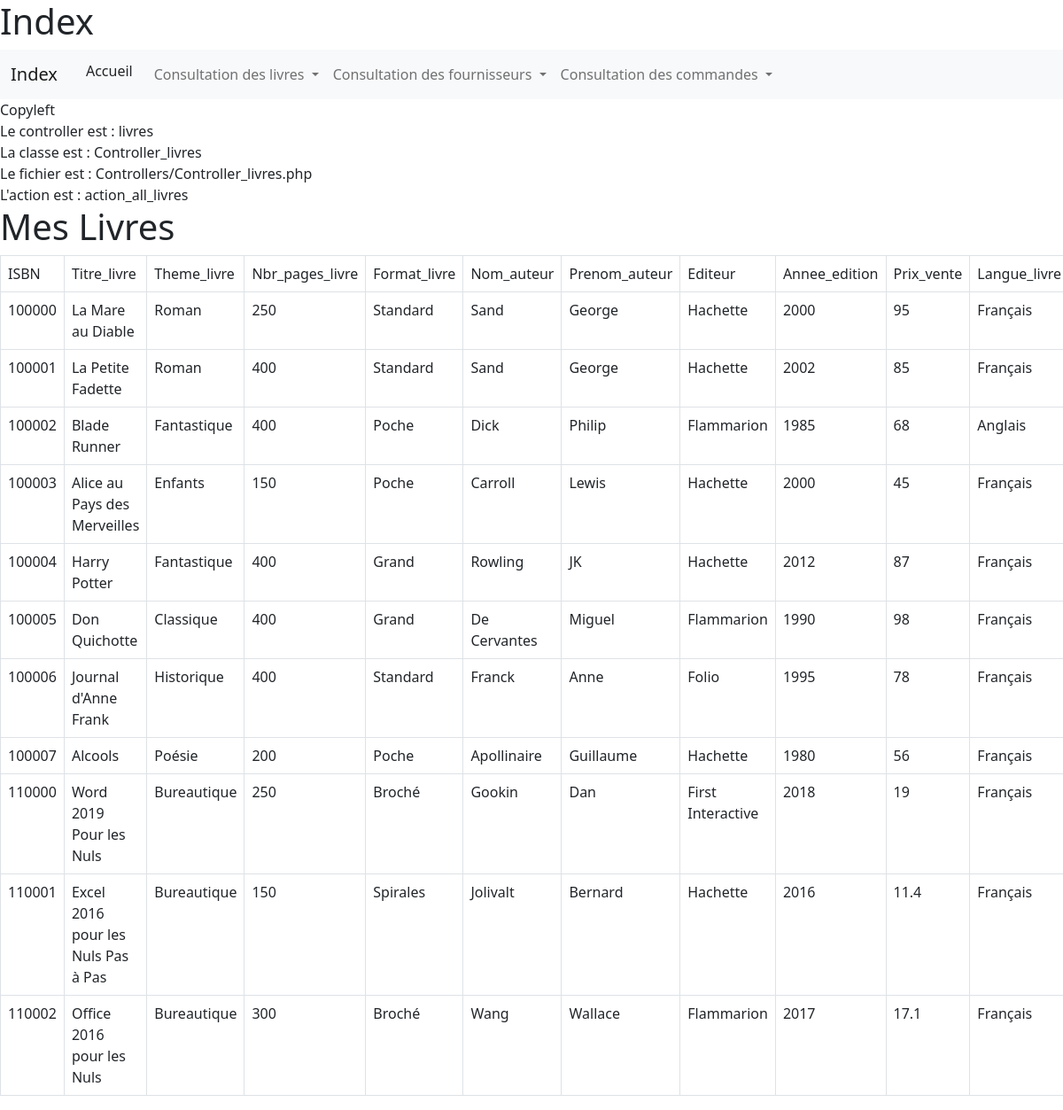
The page /biblio_mvc/index.php?controller=livres&action=all_livres on the database its author committed.
### tables this page shows
CREATE TABLE `livre` (
  `ISBN` varchar(50) NOT NULL,
  `Titre_livre` varchar(50) NOT NULL,
  `Theme_livre` varchar(30) NOT NULL DEFAULT 'Roman',
  `Nbr_pages_livre` int(4) NOT NULL DEFAULT '400',
  `Format_livre` varchar(20) DEFAULT NULL,
  `Nom_auteur` varchar(30) NOT NULL,
  `Prenom_auteur` varchar(30) DEFAULT NULL,
  `Editeur` varchar(30) DEFAULT NULL,
  `Annee_edition` year(4) DEFAULT '2019',
  `Prix_vente` double NOT NULL DEFAULT '0',
  `Langue_livre` varchar(20) NOT NULL DEFAULT 'Français'
);

### biblio_mvc/Controllers/Controller_livres.php (called while the page is built, shortened)
<?php
	class Controller_livres extends Controller
	{
		public function action_all_livres() {
			$m=Model::get_model();
			$data = ["livres" => $m->get_all_livres()];
			$this->render("all_livres", $data) ;
		}
	}
	?>

### biblio_mvc/Models/Model.php (called while the page is built, shortened)
<?php
    class Model
    {
        private $bd ;
        private static $instance = null ;
        private function __construct() {
            $dsn = "mysql:host=localhost;dbname=gestion_librairie"  ;
            $login = "root" ;
            $mdp = "" ;
            $this->bd = new PDO($dsn, $login, $mdp) ;
            $this->bd->query("SET NAMES 'utf8'") ;
            $this->bd->setAttribute(PDO::ATTR_ERRMODE, PDO::ERRMODE_EXCEPTION) ;
        }
        public function get_all_livres() {
            $r = $this->bd->prepare("SELECT * FROM livre" ) ;
            $r->execute() ;
            return $r->fetchAll(PDO::FETCH_OBJ) ;
        }
        public static function get_model() {
            if (is_null(self::$instance))
            {
                self::$instance = new Model() ;
            }
            return self::$instance ;
        }
    }

### biblio_mvc/Views/view_all_livres.php (the view)
 <h1> Mes Livres </h1>
<table class="table table-bordered table-responsive-md">
	<tr>
		<td>ISBN</td>
		<td>Titre_livre</td>
		<td>Theme_livre</td>
		<td>Nbr_pages_livre</td>
		<td>Format_livre</td>
		<td>Nom_auteur</td>
		<td>Prenom_auteur</td>
		<td>Editeur</td>
		<td>Annee_edition</td>
		<td>Prix_vente</td>
		<td>Langue_livre</td>
	</tr>
	<?php foreach ($livres as $l): ?>
	<tr>
		<td>   <?= $l->ISBN ?></td>
		<td>   <?= $l->Titre_livre ?></td>
		<td>   <?= $l->Theme_livre ?></td>
		<td>   <?= $l->Nbr_pages_livre ?></td>
		<td>   <?= $l->Format_livre ?></td>
		<td>   <?= $l->Nom_auteur ?></td>
		<td>   <?= $l->Prenom_auteur ?></td>
		<td>   <?= $l->Editeur ?></td>
		<td>   <?= $l->Annee_edition ?></td>
		<td>   <?= $l->Prix_vente ?></td>
		<td>   <?= $l->Langue_livre ?></td>
	</tr>
<?php endforeach; ?>
</table>

### biblio_mvc/Utils/header.php (shortened to what this page needs)
<!DOCTYPE html>
<html lang="fr">
<head>
    <link href="https://cdn.jsdelivr.net/npm/bootstrap@5.0.0-beta3/dist/css/bootstrap.min.css" rel="stylesheet">
</head>
<body>
<h1>Index</h1>
<nav class="navbar navbar-expand-lg navbar-light bg-light">
    <div class="container-fluid">
      <a class="navbar-brand" href="Index.html"> Index </a>
      <div class="collapse navbar-collapse" id="navbarSupportedContent">
        <ul class="navbar-nav me-auto mb-2 mb-lg-0">
          <li class="nav-item dropdown">
            <li><a class="dropdown-item" href="?controller=home&action=home">Accueil</a></li>
            <a class="nav-link dropdown-toggle" href="#" id="navbarDropdown" role="button" data-bs-toggle="dropdown" aria-expanded="false">
                Consultation des livres
            </a>
          </li>
          <li class="nav-item dropdown">
            <a class="nav-link dropdown-toggle" href="#" id="navbarDropdown" role="button" data-bs-toggle="dropdown" aria-expanded="false">
                Consultation des fournisseurs
            </a>
          </li>
          <li class="nav-item dropdown">
            <a class="nav-link dropdown-toggle" href="#" id="navbarDropdown" role="button" data-bs-toggle="dropdown" aria-expanded="false">
                Consultation des commandes
            </a>
          </li>
        </ul>
      </div>
    </div>
  </nav>
</body>
</html>

### biblio_mvc/Utils/footer.php
<footer>
	Copyleft
</footer>

### biblio_mvc/index.php (shortened to what this page needs)
<?php
require_once("Utils/header.php") ;
require_once("Utils/footer.php") ;
require_once("Controllers/Controller.php") ;
require_once("Models/Model.php") ;
$controllers = ["home" , "livres","fournisseur","commander"] ;
$controllers_default = "home" ;
if (isset($_GET['controller']) and in_array($_GET['controller'], $controllers))
{
	$nom_controller = $_GET['controller'] ;
}
else
{
	$nom_controller = $controllers_default ;
}
$nom_classe = 'Controller_'.$nom_controller ;
$nom_fichier = 'Controllers/'.$nom_classe.'.php' ;
echo "Le controller est : ".$nom_controller."<br>" ;
echo "La classe est : ".$nom_classe."<br>" ;
echo "Le fichier est : ".$nom_fichier."<br>" ;
if (file_exists($nom_fichier))
{
	$controller = new $nom_classe() ;
}
else
{
	exit("Error 404: not found !") ;
}
require_once("Utils/footer.php") ;
	?>

### biblio_mvc/Controllers/Controller.php (shortened to what this page needs)
<?php
abstract class Controller
    {
	public function __construct() {
		if (isset($_GET['action']) and method_exists($this, "action_".$_GET['action']) ) {
			$action = "action_".$_GET['action'] ; echo "L'action est : ".$action."<br>" ;
			$this->$action();
		}
		else
		{
            echo "l'action default est : ";
			$this->action_default() ;
		}
    }
    protected function render ($vue, $data = [] ) {
        extract($data) ;
    	$file_name = "Views/view_".$vue.".php" ;
    	if (file_exists($file_name)) {
    		require($file_name);
    	}
    	else
    	{
    		$this->action_error("La vue n'existe pas !") ;
    	}
    }
}
	?>

### rows shown on the page
livre: ISBN "100000", Titre_livre "La Mare au Diable", Theme_livre "Roman", Nbr_pages_livre "250", Format_livre "Standard", Nom_auteur "Sand", Prenom_auteur "George", Editeur "Hachette", Annee_edition "2000", Prix_vente "95", Langue_livre "Français"
livre: ISBN "100001", Titre_livre "La Petite Fadette", Theme_livre "Roman", Nbr_pages_livre "400", Format_livre "Standard", Nom_auteur "Sand", Prenom_auteur "George", Editeur "Hachette", Annee_edition "2002", Prix_vente "85", Langue_livre "Français"
livre: ISBN "100002", Titre_livre "Blade Runner", Theme_livre "Fantastique", Nbr_pages_livre "400", Format_livre "Poche", Nom_auteur "Dick", Prenom_auteur "Philip", Editeur "Flammarion", Annee_edition "1985", Prix_vente "68", Langue_livre "Anglais"
livre: ISBN "100003", Titre_livre "Alice au Pays des Merveilles", Theme_livre "Enfants", Nbr_pages_livre "150", Format_livre "Poche", Nom_auteur "Carroll", Prenom_auteur "Lewis", Editeur "Hachette", Annee_edition "2000", Prix_vente "45", Langue_livre "Français"
livre: ISBN "100004", Titre_livre "Harry Potter", Theme_livre "Fantastique", Nbr_pages_livre "400", Format_livre "Grand", Nom_auteur "Rowling", Prenom_auteur "JK", Editeur "Hachette", Annee_edition "2012", Prix_vente "87", Langue_livre "Français"
livre: ISBN "100005", Titre_livre "Don Quichotte", Theme_livre "Classique", Nbr_pages_livre "400", Format_livre "Grand", Nom_auteur "De Cervantes", Prenom_auteur "Miguel", Editeur "Flammarion", Annee_edition "1990", Prix_vente "98", Langue_livre "Français"
livre: ISBN "100006", Titre_livre "Journal d'Anne Frank", Theme_livre "Historique", Nbr_pages_livre "400", Format_livre "Standard", Nom_auteur "Franck", Prenom_auteur "Anne", Editeur "Folio", Annee_edition "1995", Prix_vente "78", Langue_livre "Français"
livre: ISBN "100007", Titre_livre "Alcools", Theme_livre "Poésie", Nbr_pages_livre "200", Format_livre "Poche", Nom_auteur "Apollinaire", Prenom_auteur "Guillaume", Editeur "Hachette", Annee_edition "1980", Prix_vente "56", Langue_livre "Français"
livre: ISBN "110000", Titre_livre "Word 2019 Pour les Nuls", Theme_livre "Bureautique", Nbr_pages_livre "250", Format_livre "Broché", Nom_auteur "Gookin", Prenom_auteur "Dan", Editeur "First Interactive", Annee_edition "2018", Prix_vente "19", Langue_livre "Français"
livre: ISBN "110001", Titre_livre "Excel 2016 pour les Nuls Pas à Pas", Theme_livre "Bureautique", Nbr_pages_livre "150", Format_livre "Spirales", Nom_auteur "Jolivalt", Prenom_auteur "Bernard", Editeur "Hachette", Annee_edition "2016", Prix_vente "11.4", Langue_livre "Français"
livre: ISBN "110002", Titre_livre "Office 2016 pour les Nuls", Theme_livre "Bureautique", Nbr_pages_livre "300", Format_livre "Broché", Nom_auteur "Wang", Prenom_auteur "Wallace", Editeur "Flammarion", Annee_edition "2017", Prix_vente "17.1", Langue_livre "Français"

### other values the page prints
$nom_controller "livres"
$nom_classe "Controller_livres"
$nom_fichier "Controllers/Controller_livres.php"
$action "action_all_livres"
